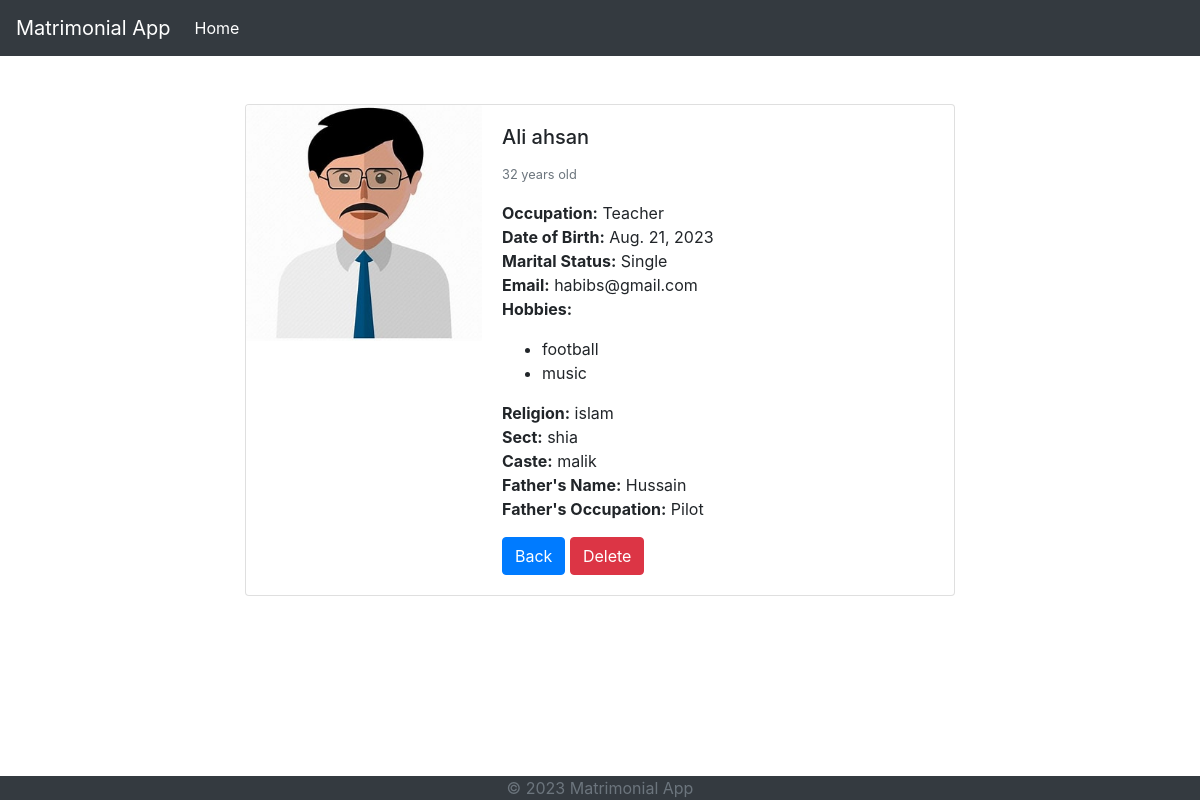
The page /2 on the database as committed earlier.
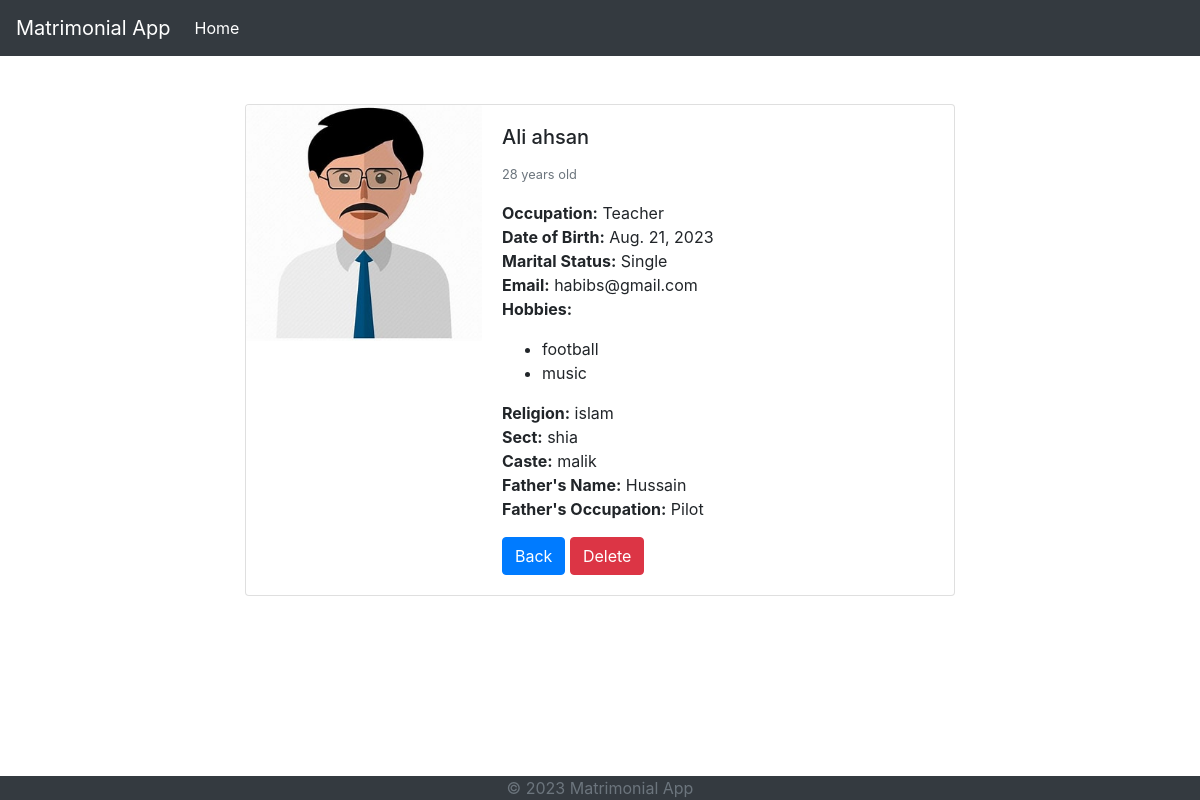
The same page on the database as committed later.
### shaadi/models.py (models this page shows, shortened)
class Profile(models.Model):
    gender_choices=[
        ('M','Male'),
        ('F','Female'),
    ]
    name=models.CharField(max_length=100,default='Unnamed')
    profile_pic=models.ImageField(null=True,blank=True)
    age=models.IntegerField()
    gender=models.CharField(max_length=1, choices=gender_choices)
    occupation=models.CharField(max_length=100,null=True,blank= True)
    birth_date=models.DateField(null=True)
    is_married=models.BooleanField(default=False)
    email=models.EmailField(unique=True,null=True)
    religion=models.ForeignKey(Religion, on_delete=models.CASCADE, related_name='profiles',null=True)
    sect=models.ForeignKey(Sect, on_delete=models.CASCADE, related_name='profiles',null=True)
    caste=models.ForeignKey(Caste, on_delete=models.CASCADE, related_name='profiles',null=True)
    hobbies=models.ManyToManyField(Hobby, related_name='profiles',null=True)
    father=models.OneToOneField(FatherProfile, on_delete=models.CASCADE, related_name='dependent',null=True)

class Religion(models.Model):
    name=models.CharField(max_length=100)
    def __str__(self):
        return self.name

class Sect(models.Model):
    name=models.CharField(max_length=100)
    religion=models.ForeignKey(Religion, on_delete=models.CASCADE, related_name='sects')
    def __str__(self):
        return self.name

class Caste(models.Model):
    name=models.CharField(max_length=100)
    def __str__(self):
        return self.name

class FatherProfile(models.Model):
    name=models.CharField(max_length=100)
    occupation=models.CharField(max_length=100,null=True,blank= True)

### shaadi/views.py (the view)
# urls.py: path('<int:profile_id>', views.ProfileDetailView, name='profile_detail'),
def ProfileDetailView(request, profile_id):
    profile=Profile.objects.get(id=profile_id)
    return render(request, 'shaadi/profile_detail.html', {'profile': profile})

### shaadi/models.py (called while the page is built)
    def __str__(self):
        return self.name

### shaadi/templates/shaadi/profile_detail.html (shortened to what this page needs)
{% extends 'shaadi/base.html' %}
{% load static %}
{% block content %}
    <div class="container mt-5">
        <div class="row">
            <div class="col-md-8 offset-md-2">
                <div class="card">
                    <div class="row no-gutters">
                        <div class="col-md-4">
                            <img src="{{ profile.profile_pic.url }}" class="card-img" alt="Profile picture">
                        </div>
                        <div class="col-md-8">
                            <div class="card-body">
                                <h5 class="card-title">{{ profile.name }}</h5>
                                <p class="card-text"><small class="text-muted">{{ profile.age }} years old</small></p>
                                <p class="card-text">
                                    <strong>Occupation:</strong> {{ profile.occupation }}<br>
                                    <strong>Date of Birth:</strong> {{ profile.birth_date }}<br>
                                    <strong>Marital Status:</strong> {{ profile.is_married|yesno:"Married,Single" }}<br>
                                    <strong>Email:</strong> {{ profile.email }}<br>
                                    <strong>Hobbies:</strong>
                                    <ul>
                                        {% for hobby in profile.hobbies.all %}
                                        <li>{{ hobby }}</li>
                                        {% endfor %}
                                    </ul>
                                    <strong>Religion:</strong> {{ profile.religion}}<br>
                                    <strong>Sect:</strong> {{ profile.sect }}<br>
                                    <strong>Caste:</strong> {{ profile.caste }}<br>
                                    <strong>Father's Name:</strong> {{ profile.father.name }}<br>
                                    <strong>Father's Occupation:</strong> {{ profile.father.occupation }}<br>
                                </p>
                                <a href="{% url 'shaadi:profile_list' %}" class="btn btn-primary">Back</a>
                                <a href="{% url 'shaadi:profile_delete' profile.id %}" class="btn btn-danger">Delete</a>
                            </div>
                        </div>
                    </div>
                </div>
            </div>
        </div>
    </div>
{% endblock %}

Rows that differ between the two databases and show on the page:
changed Profile "Ali ahsan": age "32" → "28"
